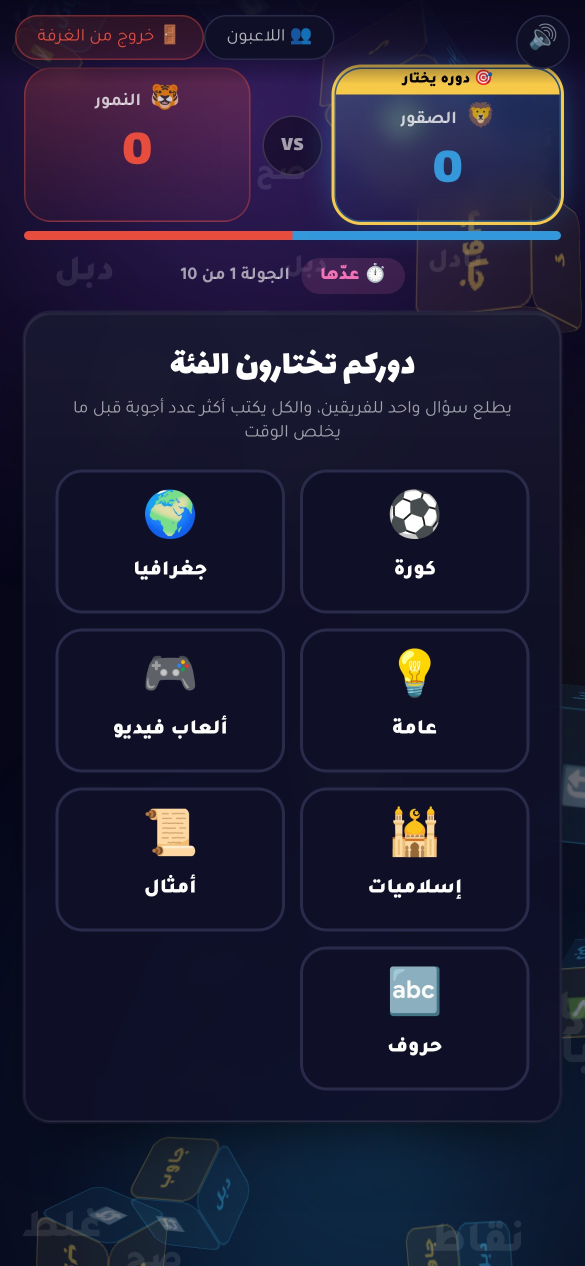
#> input picture scripts/tiktok-promo/shots/list-pick.jpg, 1170 x 2532 px, given in place of cap_A.png.raw.png, which was not available (shown at 1/2 size)
$ python make_preview.py ../../../../../scripts/tiktok-promo/shots ../../../../../scripts/tiktok-promo/shots/board.jpg ../../../../../scripts/tiktok-promo/shots/board.jpg
#> lines starting #> are read from the running program, lines starting #| are printed output that depends on the picture
#!/usr/bin/env python3
"""معاينة App Store من تسجيل شاشة حقيقي للعبة (محاكي iPhone 17 Pro Max): **تسجيل الشاشة يملأ الإطار كله بلا أي إطار أو خلفية**،
وفوقه نصوص قصيرة فقط، وبين المقاطع تلاشٍ بسيط.

النسخة السابقة (تسجيل داخل إطار مدوّر على خلفية بنفسجية مع خاتمة بالأيقونة) رفضتها أبل في 2026-10-28 ببند 2.3.4:
«Includes framing around the video screen capture of the app». لذلك لا يوجد هنا قناع ولا إطار ولا خلفية ولا خاتمة.

الاستعمال: python3 -I make_preview.py RECORDING.mp4 WORKDIR OUT.mp4  (يحتاج ffmpeg وChrome وPillow وملف make_audio.py بجانبه)"""
import html, os, subprocess, sys
from PIL import Image

REC, WORK, OUT = sys.argv[1], sys.argv[2], sys.argv[3]
HERE = os.path.dirname(os.path.abspath(__file__))
ROOT = os.path.abspath(os.path.join(HERE, '../../../../..'))
FONT = f'{ROOT}/node_modules/@fontsource/tajawal/files'
CHROME = os.environ.get('CHROME', '/Applications/Google Chrome.app/Contents/MacOS/Google Chrome')
FFMPEG = os.environ.get('FFMPEG', '/opt/homebrew/bin/ffmpeg')
W, H = 886, 1920   # مقاس معاينة آيفون في أبل
XF = 0.2           # مدة التلاشي بين المقاطع
os.makedirs(WORK, exist_ok=True)

# (اسم، بداية، نهاية بالثواني من التسجيل، السرعة، نص فوق اللقطة، [مكان النص: bottom افتراضيًا أو top])
SEGS = [
    ('A', 6.4, 9.6, 1.0, 'اختر نوع اللعبة وأنشئ غرفة', 'top'),
    ('B', 25.6, 28.2, 1.0, 'شارك الكود وينضم خصمك'),
    ('C', 47.4, 53.2, 1.6, 'اختاروا الفئات اللي تحبونها'),
    ('D', 61.2, 62.5, 1.0, ''),
    ('E1', 62.7, 64.5, 1.0, 'اختر السؤال بالنقاط'),
    ('E2', 76.9, 79.0, 1.0, ''),
    ('F', 80.0, 82.0, 1.0, 'جاوب أو بادل… قرارك سرّي'),
    ('F2', 90.0, 92.4, 1.0, ''),
    ('G', 96.6, 98.6, 1.0, 'اختر إجابتك قبل انتهاء الوقت'),
    ('H1', 108.9, 111.3, 1.0, ''),
    ('H3', 118.0, 122.6, 1.0, 'النتيجة تظهر فورًا'),
]


def sh(cmd):
    r = subprocess.run(cmd, capture_output=True, text=True)
    if r.returncode:
        sys.exit('فشل: ' + ' '.join(cmd[:4]) + '\n' + r.stderr[-1500:])


def chrome_png(body, out, w, h):
    """صفحة HTML شفافة بالمقاس الكامل، تُصوَّر بـ Chrome بدون واجهة."""
#> called with w = 886, h = 1920
    page = out + '.html'
    css = (f'@font-face{{font-family:T;font-weight:900;src:url("file://{FONT}/tajawal-arabic-900-normal.woff2")}}'
           f'*{{margin:0;box-sizing:border-box}}html,body{{width:{w}px;height:{h}px;overflow:hidden;background:transparent;font-family:T,sans-serif;direction:rtl}}body{{position:relative}}')
    open(page, 'w', encoding='utf-8').write(f'<!doctype html><meta charset="utf-8"><style>{css}</style>{body}')
    raw = out + '.raw.png'
    sh([CHROME, '--headless=new', '--disable-gpu', '--hide-scrollbars', '--force-device-scale-factor=1',
        f'--window-size={w},{h + 200}', f'--screenshot={raw}', '--virtual-time-budget=4000',
        '--default-background-color=00000000', f'file://{page}'])
#> (the call stopped at in sh, `r = subprocess.run(cmd, capture_output=True, text=True)`: subprocess is not available in this run)
    Image.open(raw).convert('RGBA').crop((0, 0, w, h)).save(out)
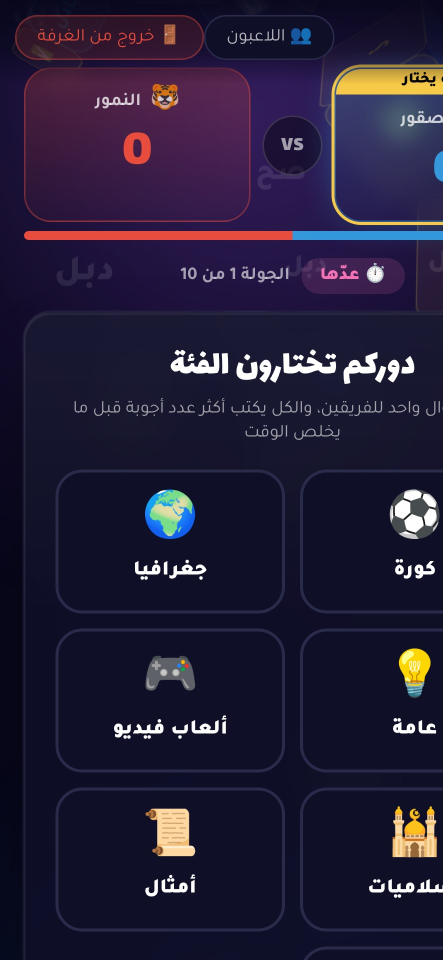
#> saved as cap_A.png: PIL image 886x1920 RGBA (shown at 1/2 size); mean R, G, B, A 36.8, 30.3, 55.7, 255


# ---- نصوص فقط: كبسولة صغيرة أسفل الشاشة (فوق منطقة فارغة في أغلب الشاشات)، بحجم الإطار كله
Image.new('RGBA', (W, H), (0, 0, 0, 0)).save(f'{WORK}/cap_none.png')
for name, _, _, _, text, *where in SEGS:
    if text:
        edge = 'top:140px' if where == ['top'] else 'bottom:150px'
        size = 46 if len(text) > 24 else 52
        chrome_png(
            f'<div style="position:absolute;left:0;right:0;{edge};display:flex;justify-content:center">'
            f'<div style="padding:18px 42px;border-radius:999px;background:rgba(7,7,26,.82);border:2px solid rgba(247,201,72,.55);'
            f'font-weight:900;font-size:{size}px;white-space:nowrap;color:#f7c948;text-shadow:0 2px 0 rgba(0,0,0,.5)">{html.escape(text)}</div></div>',
            f'{WORK}/cap_{name}.png', W, H)
#> pass 2 of the loop `for name, _, _, _, text, *where in SEGS:`:
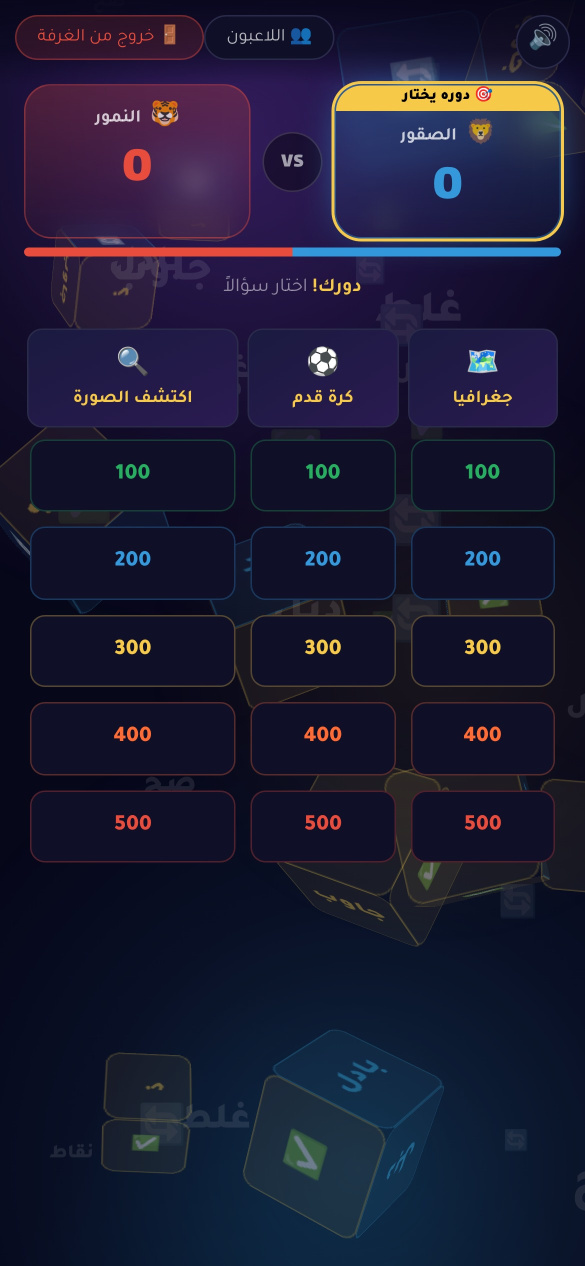
#> input picture scripts/tiktok-promo/shots/board.jpg, 1170 x 2532 px, given in place of cap_B.png.raw.png, which was not available (shown at 1/2 size)
#> in chrome_png (call 2), `Image.open(raw).convert('RGBA').crop((0, 0, w, h)).save(out)`:
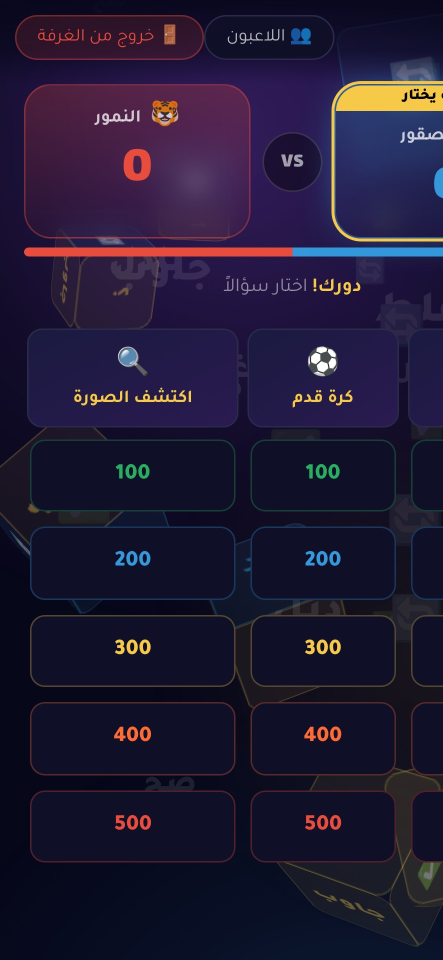
#> saved as cap_B.png: PIL image 886x1920 RGBA (shown at 1/2 size); mean R, G, B, A 32.9, 25.9, 52.2, 255
#> (the run stopped early here; a loop or call above may not have finished)
